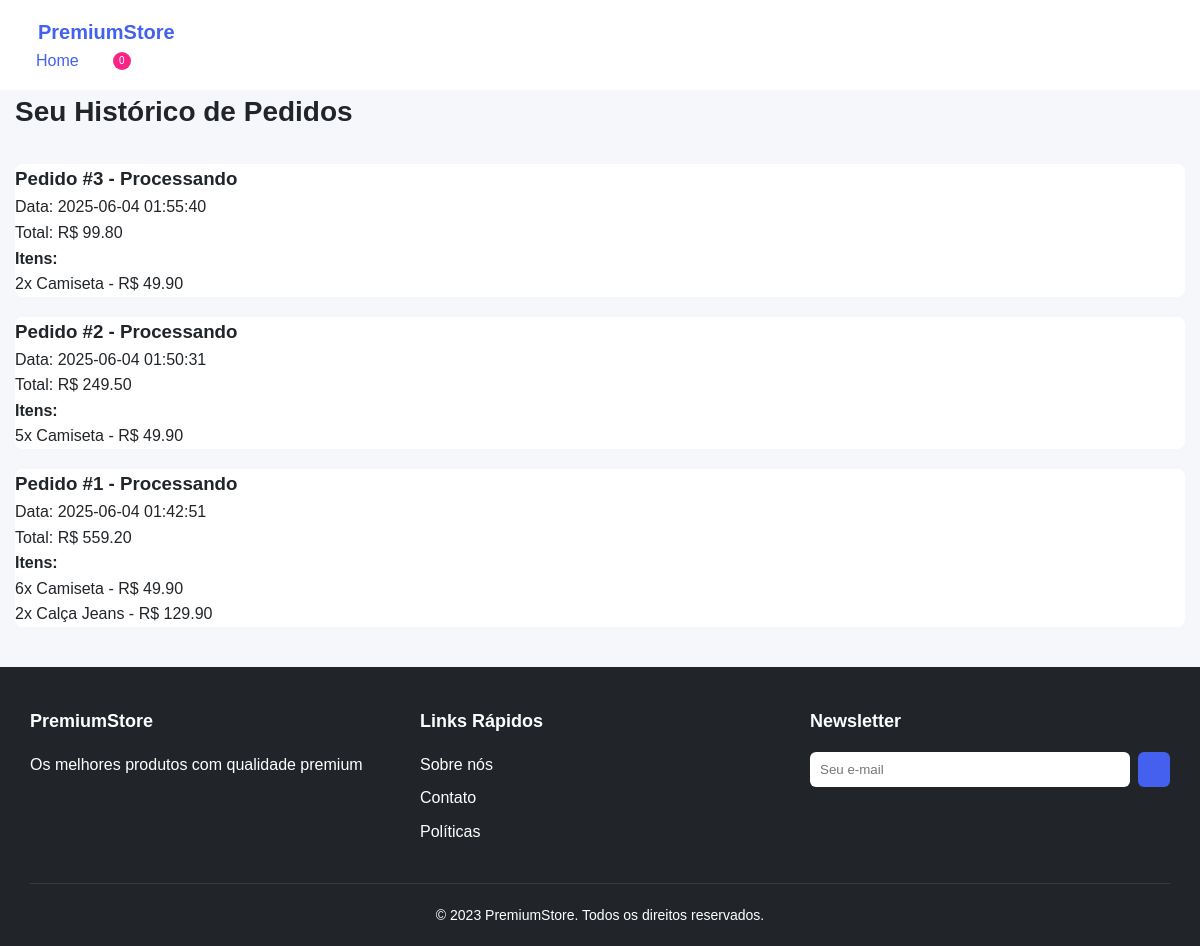
Screenshot of /historico-pedidos (signed in) with the database file from the repository.
### tables this page shows
CREATE TABLE pedidos (
            id INTEGER PRIMARY KEY AUTOINCREMENT,
            usuario_id INTEGER,
            data TIMESTAMP DEFAULT CURRENT_TIMESTAMP,
            status TEXT DEFAULT 'Pendente',
            total REAL DEFAULT 0.0,
            FOREIGN KEY (usuario_id) REFERENCES usuarios(id)
        );

CREATE TABLE pedido_itens (
            id INTEGER PRIMARY KEY AUTOINCREMENT,
            pedido_id INTEGER,
            produto_id INTEGER,
            quantidade INTEGER NOT NULL,
            preco_unitario REAL NOT NULL,
            FOREIGN KEY (pedido_id) REFERENCES pedidos(id),
            FOREIGN KEY (produto_id) REFERENCES produtos(id)
        );

CREATE TABLE produtos (
            id INTEGER PRIMARY KEY AUTOINCREMENT,
            nome TEXT NOT NULL,
            preco REAL NOT NULL,
            estoque INTEGER NOT NULL
        );

### app.py (the view)
@app.route('/historico-pedidos')
def historico_pedidos():
    if 'usuario_id' not in session:
        flash('Você precisa estar logado', 'warning')
        return redirect(url_for('login'))
    conn = conectar_db()
    cursor = conn.cursor()
    cursor.execute('''
        SELECT id, data, status, total
        FROM pedidos
        WHERE usuario_id = ?
        ORDER BY data DESC
    ''', (session['usuario_id'],))
    pedidos = cursor.fetchall()
    historico = []
    for pedido in pedidos:
        cursor.execute('''
            SELECT pi.quantidade, pi.preco_unitario, pr.nome
            FROM pedido_itens pi
            JOIN produtos pr ON pi.produto_id = pr.id
            WHERE pi.pedido_id = ?
        ''', (pedido[0],))
        itens = []
        for item in cursor.fetchall():
            itens.append({
                'quantidade': item[0],       # índice 0 = quantidade
                'preco_unitario': item[1],   # índice 1 = preco_unitario
                'nome': item[2]              # índice 2 = nome
            })
        historico.append({
            'id': pedido[0],
            'data': pedido[1],
            'status': pedido[2],
            'total': pedido[3],
            'itens': itens
        })
    conn.close()
    return render_template('historico_pedidos.html', historico=historico)

### app.py (called while the page is built)
def conectar_db():
    return sqlite3.connect(DB_NAME)

### templates/historico_pedidos.html (shortened to what this page needs)
<!DOCTYPE html>
<html lang="pt-BR">
<head>
    <link rel="stylesheet" href="{{ url_for('static', filename='css/historico.css') }}">
    <link rel="stylesheet" href="{{ url_for('static', filename='css/global.css') }}">
</head>
<body>
    <header class="header">
        <div class="container">
            <a href="{{ url_for('home') }}" class="logo">
                <span>PremiumStore</span>
            </a>
            <nav class="nav">
                <a href="{{ url_for('home') }}" class="nav-link active">
                     Home
                </a>
                {% if 'usuario_id' in session %}
                    <a href="{{ url_for('ver_carrinho') }}" class="nav-link">
                        <span class="cart-count">0</span>
                    </a>
                {% else %}
                    <a href="{{ url_for('login') }}" class="nav-link">
                        <i class="fas fa-sign-in-alt"></i> Login
                    </a>
                {% endif %}
            </nav>
        </div>
    </header>
    <main class="container">
        <h1>Seu Histórico de Pedidos</h1>
        {% if historico %}
        <div class="pedidos-list">
            {% for pedido in historico %}
            <div class="pedido-card">
                <h3>Pedido #{{ pedido.id }} - {{ pedido.status }}</h3>
                <p>Data: {{ pedido.data }}</p>
                <p>Total: R$ {{ "%.2f"|format(pedido.total) }}</p>
                <h4>Itens:</h4>
                <ul>
                    {% for item in pedido.itens %}
                    <li>
                        {{ item.quantidade }}x {{ item.nome }} -
                        R$ {{ "%.2f"|format(item.preco_unitario) }}
                    </li>
                    {% endfor %}
                </ul>
            </div>
            {% endfor %}
        </div>
        {% else %}
        <p>Nenhum pedido encontrado.</p>
        {% endif %}
    </main>
    <footer class="footer">
        <div class="container">
            <div class="footer-content">
                <div class="footer-section">
                    <h3>PremiumStore</h3>
                    <p>Os melhores produtos com qualidade premium</p>
                </div>
                <div class="footer-section">
                    <h3>Links Rápidos</h3>
                    <a href="#">Sobre nós</a>
                    <a href="#">Contato</a>
                    <a href="#">Políticas</a>
                </div>
                <div class="footer-section">
                    <h3>Newsletter</h3>
                    <form class="newsletter-form">
                        <input type="email" placeholder="Seu e-mail">
                        <button type="submit" class="btn btn-primary">
                        </button>
                    </form>
                </div>
            </div>
            <div class="footer-bottom">
                <p>&copy; 2023 PremiumStore. Todos os direitos reservados.</p>
            </div>
        </div>
    </footer>
</body>
</html>

### static/css/historico.css (style rules this page uses)
.container { width: 100%; max-width: 1200px; margin: 0 auto; padding: 0 30px; }
.container h1 { font-size: 28px; margin-bottom: 30px; color: var(--black); font-weight: 600; }
.pedidos-list { display: flex; flex-direction: column; gap: 20px; }
.pedido-card { background-color: var(--white); border-radius: 8px; box-shadow: var(--box-shadow); overflow: hidden; transition: var(--transition); }

### static/css/global.css (style rules this page uses)
:root { --primary-color: #4361ee; --primary-dark: #3a56d4; --secondary-color: #3f37c9; --accent-color: #4895ef; --danger-color: #f72585; --success-color: #4cc9f0; --gray-dark: #6c757d; --gray-light: #f8f9fa; --white: #ffffff; --black: #212529; --font-family: 'Poppins', sans-serif; }
* { margin: 0; padding: 0; box-sizing: border-box; }
.header .container, .footer .container { padding: 0 30px; }
.container { max-width: 1200px; margin: 0 auto; padding: 0 15px; }
body { font-family: var(--font-family); background-color: #f5f7fa; color: var(--black); line-height: 1.6; }
a { text-decoration: none; color: var(--primary-color); }
.btn { display: inline-flex; align-items: center; justify-content: center; padding: 10px 16px; border-radius: 6px; font-weight: 500; cursor: pointer; transition: var(--transition); font-size: 14px; gap: 8px; }
.btn-primary { background-color: var(--primary-color); color: var(--white); border: none; }
.header { background-color: var(--white); box-shadow: var(--box-shadow); position: sticky; top: 0; z-index: 100; padding: 16px 0; }
.logo { display: flex; align-items: center; font-size: 20px; font-weight: 600; color: var(--primary-color); gap: 8px; }
.nav { display: flex; align-items: center; gap: 24px; }
.nav-link { display: flex; align-items: center; gap: 6px; color: var(--black); font-weight: 500; transition: var(--transition); }
.nav-link:hover, .nav-link.active { color: var(--primary-color); }
.nav-link .cart-count { background-color: var(--danger-color); color: white; border-radius: 50%; width: 18px; height: 18px; display: flex; align-items: center; justify-content: center; font-size: 10px; margin-left: 4px; }
.footer { background-color: var(--black); color: var(--white); padding: 40px 0 20px; margin-top: 40px; }
.footer-content { display: grid; grid-template-columns: repeat(auto-fit, minmax(250px, 1fr)); gap: 30px; margin-bottom: 30px; }
.footer-section h3 { margin-bottom: 16px; font-size: 18px; }
.footer-section p { margin-bottom: 16px; color: var(--gray-medium); }
.footer-section a { display: block; margin-bottom: 8px; color: var(--gray-medium); transition: var(--transition); }
.newsletter-form { display: flex; gap: 8px; }
.newsletter-form input { flex: 1; padding: 10px; border-radius: 6px; border: none; }
.footer-bottom { text-align: center; padding-top: 20px; border-top: 1px solid rgba(255, 255, 255, 0.1); color: var(--gray-medium); font-size: 14px; }

### rows the page displays
pedidos: id "3", status "Processando", data "2025-06-04 01:55:40", total "99.80"
pedido_itens: quantidade "2", nome "Camiseta", preco_unitario "49.90"
pedidos: id "2", status "Processando", data "2025-06-04 01:50:31", total "249.50"
pedido_itens: quantidade "5", nome "Camiseta", preco_unitario "49.90"
pedidos: id "1", status "Processando", data "2025-06-04 01:42:51", total "559.20"
pedido_itens: quantidade "6", nome "Camiseta", preco_unitario "49.90"
pedido_itens: quantidade "2", nome "Calça Jeans", preco_unitario "129.90"
